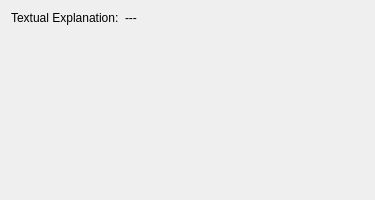
<?xml version="1.0" encoding="UTF-8"?>
<ui version="4.0">
 <class>HelloGui</class>
 <widget class="QWidget" name="HelloGui">
  <property name="geometry">
   <rect>
    <x>0</x>
    <y>0</y>
    <width>375</width>
    <height>200</height>
   </rect>
  </property>
  <property name="windowTitle">
   <string>Form</string>
  </property>
  <layout class="QVBoxLayout" name="verticalLayout">
   <item>
    <layout class="QFormLayout" name="formLayout">
     <item row="0" column="0">
      <widget class="QLabel" name="chatter_lbl">
       <property name="text">
        <string>Textual Explanation:</string>
       </property>
      </widget>
     </item>
     <item row="0" column="1">
      <widget class="QLabel" name="chatter">
       <property name="text">
        <string>---</string>
       </property>
      </widget>
     </item>
    </layout>
   </item>
  </layout>
 </widget>
 <resources/>
 <connections/>
</ui>
